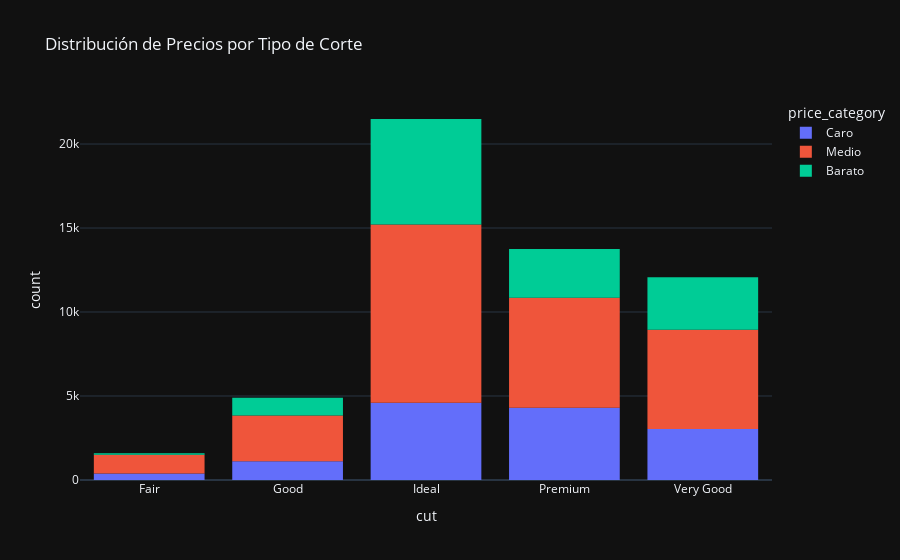

Notebook source saved alongside this figure:
### Markdown cell above
HISTOGRAMA

### Code cell
histogram = px.histogram(
    df,
    x='cut',
    color='price_category',
    title='Distribución de Precios por Tipo de Corte',
    labels={'price': 'Precio'},
    template='plotly_dark'
)

histogram.show()

### Figure 1 — Plotly figure (JSON) as saved in the notebook; plotly's stock layout.template omitted (floating-point values rounded to 4 significant figures; data arrays with more than 128 entries replaced by an {"elided": "..."} marker saying what was removed)
{"data": [{"alignmentgroup": "True", "bingroup": "x", "hovertemplate": "price_category=Caro<br>cut=%{x}<br>count=%{y}<extra></extra>", "legendgroup": "Caro", "marker": {"color": "#636efa", "pattern": {"shape": ""}}, "name": "Caro", "offsetgroup": "Caro", "orientation": "v", "showlegend": true, "type": "histogram", "x": {"elided": "13448 str values"}, "xaxis": "x", "yaxis": "y"}, {"alignmentgroup": "True", "bingroup": "x", "hovertemplate": "price_category=Medio<br>cut=%{x}<br>count=%{y}<extra></extra>", "legendgroup": "Medio", "marker": {"color": "#EF553B", "pattern": {"shape": ""}}, "name": "Medio", "offsetgroup": "Medio", "orientation": "v", "showlegend": true, "type": "histogram", "x": {"elided": "26892 str values"}, "xaxis": "x", "yaxis": "y"}, {"alignmentgroup": "True", "bingroup": "x", "hovertemplate": "price_category=Barato<br>cut=%{x}<br>count=%{y}<extra></extra>", "legendgroup": "Barato", "marker": {"color": "#00cc96", "pattern": {"shape": ""}}, "name": "Barato", "offsetgroup": "Barato", "orientation": "v", "showlegend": true, "type": "histogram", "x": {"elided": "13454 str values"}, "xaxis": "x", "yaxis": "y"}], "layout": {"barmode": "relative", "legend": {"title": {"text": "price_category"}, "tracegroupgap": 0}, "title": {"text": "Distribución de Precios por Tipo de Corte"}, "xaxis": {"anchor": "y", "domain": [0, 1], "title": {"text": "cut"}}, "yaxis": {"anchor": "x", "domain": [0, 1], "title": {"text": "count"}}}}
